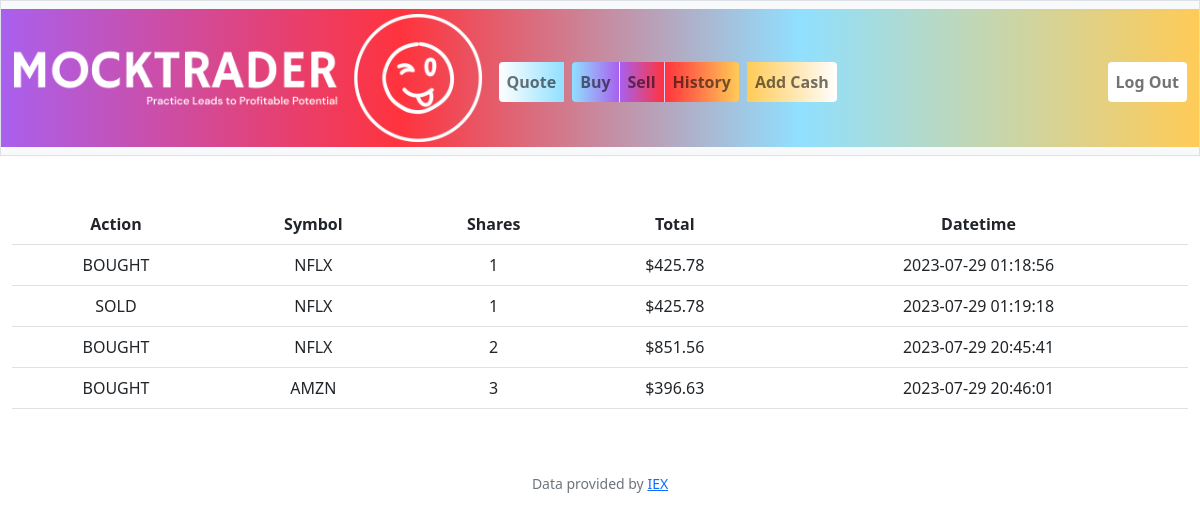
Page /history (signed in) on the earlier database version.
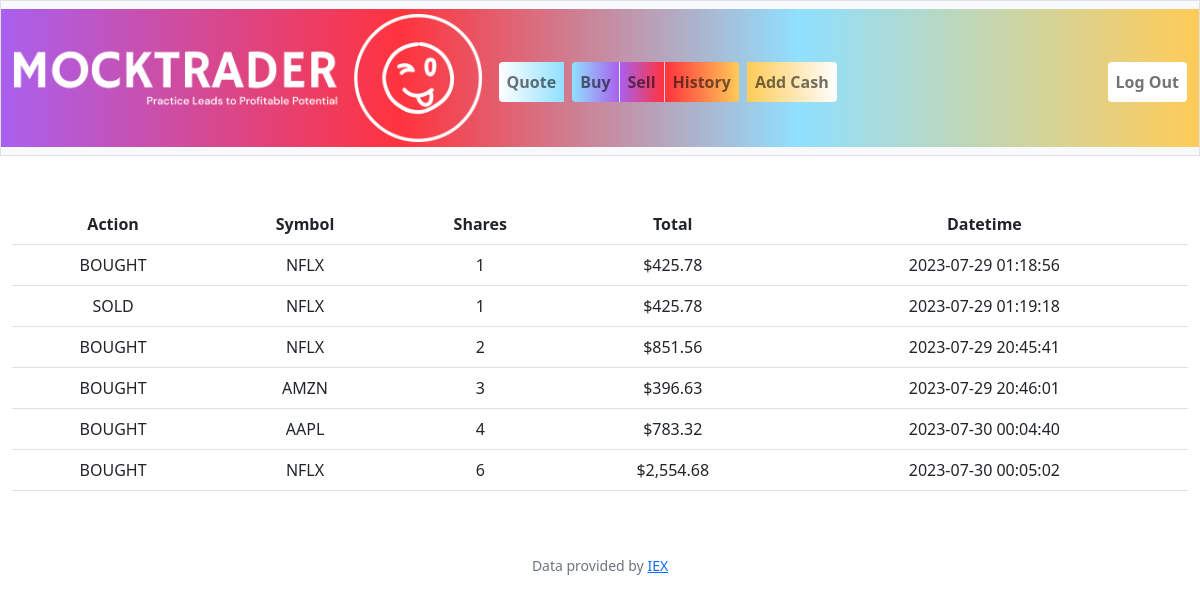
Same page on the later database version.
### tables this page shows
CREATE TABLE 'transactions' ( symbol TEXT NOT NULL,'price' NUMERIC NOT NULL,'shares' INTEGER NOT NULL,'total' NUMERIC NOT NULL, timestamp TIMESTAMP NOT NULL, user_id INTEGER NOT NULL, FOREIGN KEY (user_id) REFERENCES users (id));

### app.py (the view)
@app.route("/history")
@login_required
def history():
    userdata = db.execute(
        "SELECT symbol, price, shares, total, timestamp FROM transactions WHERE user_id=?",
        session["user_id"],
    )
    count = len(userdata)
    actions = []
    for i in range(count):
        if int(userdata[i]["shares"]) > 0:
            actions.append("BOUGHT")
        else:
            actions.append("SOLD")
    shares = []
    for i in range(count):
        shares.append(abs(int((userdata[i]["shares"]))))
    totals = []
    for i in range(count):
        totals.append(abs(float(userdata[i]["total"])))
    return render_template(
        "history.html",
        userdata=userdata,
        actions=actions,
        shares=shares,
        totals=totals,
        count=count,
    )

### app.py (called while the page is built)
@app.after_request
def after_request(response):
    response.headers["Cache-Control"] = "no-cache, no-store, must-revalidate"
    response.headers["Expires"] = 0
    response.headers["Pragma"] = "no-cache"
    return response

### helpers.py (called while the page is built)
def login_required(f):
    @wraps(f)
    def decorated_function(*args, **kwargs):
        if session.get("user_id") is None:
            return redirect("/login")
        return f(*args, **kwargs)
    return decorated_function

def usd(value):
    return f"${value:,.2f}"

### templates/history.html (shortened to what this page needs)
{% extends "layout.html" %}
{% block main %}
    <div>
        <table class="table table-striped-columns table-hover">
            <tr>
                <th>Action</th>
                <th>Symbol</th>
                <th>Shares</th>
                <th>Total</th>
                <th>Datetime</th>
            </tr>
            {% for i in range(count) %}
                <tr>
                    <td>{{ actions[i] }}</td>
                    <td>{{ userdata[i]["symbol"] }}</td>
                    <td>{{ shares[i] }}</td>
                    <td>{{ totals[i] | usd }}</td>
                    <td>{{ userdata[i]["timestamp"] }}</td>
                </tr>
            {% endfor %}
        </table>
    </div>
{% endblock %}

### templates/layout.html (shortened to what this page needs)
<!DOCTYPE html>
<html lang="en">
    <head>
        <link href="https://cdn.jsdelivr.net/npm/bootstrap@5.1.3/dist/css/bootstrap.min.css" rel="stylesheet">
        <link href="/static/styles.css" rel="stylesheet">
    </head>
    <body>
        <nav class="bg-light border navbar navbar-expand-md navbar-light">
            <div class="container-fluid nav-container">
                <a class="navbar-brand" href="/"><img class="img-fluid" src="static/logo-no-background.png" alt="Logo image"></a>
                <div class="collapse navbar-collapse" id="navbar">
                    {% if session["user_id"] %}
                        <ul class="navbar-nav me-auto mt-2">
                            <li class="nav-item"><a class="nav-link quote rounded-start me-2" href="/quote">Quote</a></li>
                            <li class="nav-item"><a class="nav-link buy rounded-start" href="/buy">Buy</a></li>
                            <li class="nav-item"><a class="nav-link sell" href="/sell">Sell</a></li>
                            <li class="nav-item"><a class="nav-link history rounded-end" href="/history">History</a></li>
                            <li class="nav-item"><a class="nav-link add rounded-end ms-2" href="/add">Add Cash</a></li>
                        </ul>
                        <ul class="navbar-nav ms-auto mt-2">
                            <li class="nav-item"><a class="nav-link logout rounded" href="/logout">Log Out</a></li>
                        </ul>
                    {% else %}
                        <ul class="navbar-nav ms-auto mt-2">
                            <li class="nav-item"><a class="nav-link register rounded-start" href="/register">Register</a></li>
                            <li class="nav-item"><a class="nav-link login rounded-end" href="/login">Log In</a></li>
                        </ul>
                    {% endif %}
                </div>
            </div>
        </nav>
        <main class="container-fluid py-5 text-center">
            {% block main %}{% endblock %}
        </main>
        <footer class="mb-5 small text-center text-muted">
            Data provided by <a href="https://iexcloud.io/">IEX</a>
        </footer>
    </body>
</html>

### static/styles.css (style rules this page uses)
.nav-container { background: linear-gradient(0.25turn, #a960ee, #ff333d, #90e0ff, #ffcb57); }
.navbar-brand { width: 25%; }
@media (max-width: 1400px) { .navbar-brand { width: 35%; } }
@media (max-width: 1200px) { .navbar-brand { width: 40%; } }
.nav-link.quote { background-color: white; background: linear-gradient(to right, white, #90e0ff); font-weight: bold; }
.nav-link.buy { background-color: #a960ee; background: linear-gradient(to right, #90e0ff, #a960ee); font-weight: bold; border-right: solid rgba(255,255,255,0.7) 1px; }
.nav-link.sell { background-color: #ff333d; background: linear-gradient(to right, #a960ee, #ff333d); font-weight: bold; border-right: solid rgba(255,255,255,0.7) 1px; }
.nav-link.history { background-color: #90e0ff; background: linear-gradient(to right, #ff333d, #ffcb57); font-weight: bold; }
.nav-link.add { background: linear-gradient(to right, #ffcb57, white); font-weight: bold; }
.nav-link.logout { background-color: white; font-weight: bold; }

Differences in the rows shown:
added transactions: symbol "AAPL", timestamp "2023-07-30 00:04:40"
added transactions: symbol "NFLX", timestamp "2023-07-30 00:05:02"
Other differences:
new list line: "BOUGHT 4 $783.32"
new list line: "BOUGHT 6 $2,554.68"
